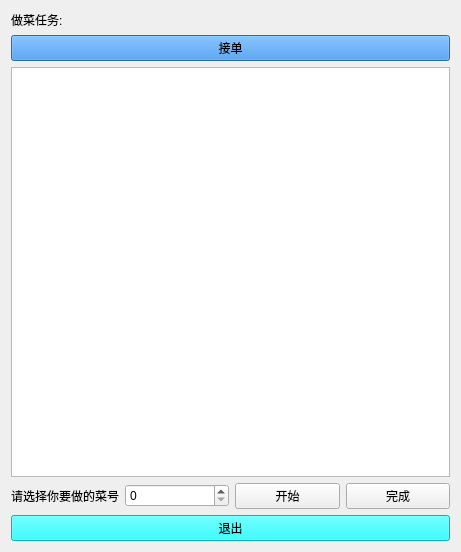
<?xml version="1.0" encoding="UTF-8"?>
<ui version="4.0">
 <class>chef</class>
 <widget class="QDialog" name="chef">
  <property name="geometry">
   <rect>
    <x>0</x>
    <y>0</y>
    <width>461</width>
    <height>552</height>
   </rect>
  </property>
  <property name="windowTitle">
   <string>厨师</string>
  </property>
  <property name="styleSheet">
   <string notr="true">QPushButtin{
	background-color: rgb(0, 255, 255);}QDialog{
	
background-image: url(:/image1/图片/38809f6c95008063.jpg);}
QPushButton{
	background-color: rgb(0, 255, 255);}
font: 75 11pt &quot;楷体&quot;;
</string>
  </property>
  <layout class="QVBoxLayout" name="verticalLayout">
   <item>
    <widget class="QLabel" name="label">
     <property name="styleSheet">
      <string notr="true">font: 75 16pt &quot;楷体&quot;;</string>
     </property>
     <property name="text">
      <string>做菜任务:</string>
     </property>
    </widget>
   </item>
   <item>
    <widget class="QPushButton" name="pushButton_3">
     <property name="styleSheet">
      <string notr="true">font: 75 12pt &quot;楷体&quot;;
background-color: rgb(25, 136, 255);</string>
     </property>
     <property name="text">
      <string>接单</string>
     </property>
    </widget>
   </item>
   <item>
    <widget class="QTableView" name="tableView">
     <property name="styleSheet">
      <string notr="true">QTableView{

background-image: url(:/image1/图片/d84df8aacf4e21bd.jpg);}</string>
     </property>
    </widget>
   </item>
   <item>
    <layout class="QHBoxLayout" name="horizontalLayout">
     <item>
      <widget class="QLabel" name="label_2">
       <property name="styleSheet">
        <string notr="true">font: 75 12pt &quot;楷体&quot;;</string>
       </property>
       <property name="text">
        <string>请选择你要做的菜号</string>
       </property>
      </widget>
     </item>
     <item>
      <widget class="QSpinBox" name="spinBox"/>
     </item>
     <item>
      <widget class="QPushButton" name="pushButton">
       <property name="styleSheet">
        <string notr="true">font: 75 11pt &quot;楷体&quot;;</string>
       </property>
       <property name="text">
        <string>开始</string>
       </property>
      </widget>
     </item>
     <item>
      <widget class="QPushButton" name="pushButton_2">
       <property name="styleSheet">
        <string notr="true">font: 75 11pt &quot;楷体&quot;;</string>
       </property>
       <property name="text">
        <string>完成</string>
       </property>
      </widget>
     </item>
    </layout>
   </item>
   <item>
    <widget class="QPushButton" name="pushButton_4">
     <property name="styleSheet">
      <string notr="true">background-color: rgb(0, 255, 255);
font: 75 12pt &quot;楷体&quot;;</string>
     </property>
     <property name="text">
      <string>退出</string>
     </property>
    </widget>
   </item>
  </layout>
 </widget>
 <resources/>
 <connections/>
</ui>
